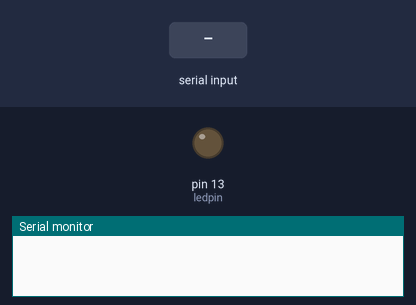
Bench run of a sketch on a simulated Arduino Uno, built with avr-gcc and run on an emulated ATmega328P. Parts: output pins drawn as LEDs (lit = HIGH), the last lines printed to the serial monitor. The test bench sets the inputs (shaded band).

Above: at 1.2 s.
1.3 s: "1" received over Serial
At 2.1 s:
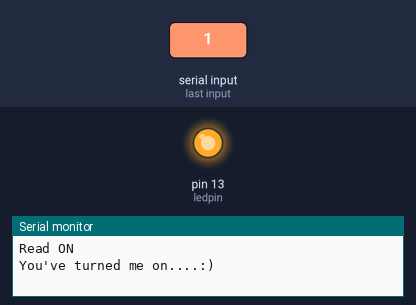
2.8 s: "0" received over Serial
At 3.3 s:
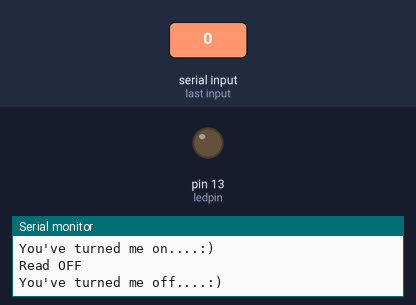
Timing chart, 0 to 5.8 s (numbered marks = the images above; inputs shaded):
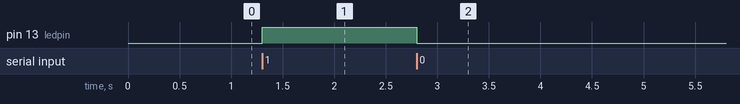

The sketch:

sketch_apr24a.ino
```cpp
int val;
int ledpin=13;

void setup()
{
  Serial.begin(9600);
  pinMode(ledpin,OUTPUT);
  digitalWrite(ledpin,LOW);
}

void loop()
{
  static bool isLEDOn = false;
  val=Serial.read();

  if(val=='1')
  {
    Serial.println("Read ON");
    if(isLEDOn)
    {
      Serial.println("Already On :(");
    }
    else
    {
      isLEDOn = true;
      digitalWrite(ledpin,HIGH);
      Serial.println("You've turned me on....:)");
    }
  }
  if(val=='0')
  {
    Serial.println("Read OFF");
    if(false==isLEDOn)
    {
      Serial.println("Already Off :(");
    }
    else
    {
      isLEDOn = false;
      digitalWrite(ledpin,LOW);
      Serial.println("You've turned me off....:)");
    }
  }

}
```

Measured:
- after the input at 1.3 s, pin 13 (ledpin): LOW → HIGH at once
- after the input at 2.8 s, pin 13 (ledpin): HIGH → LOW at once
